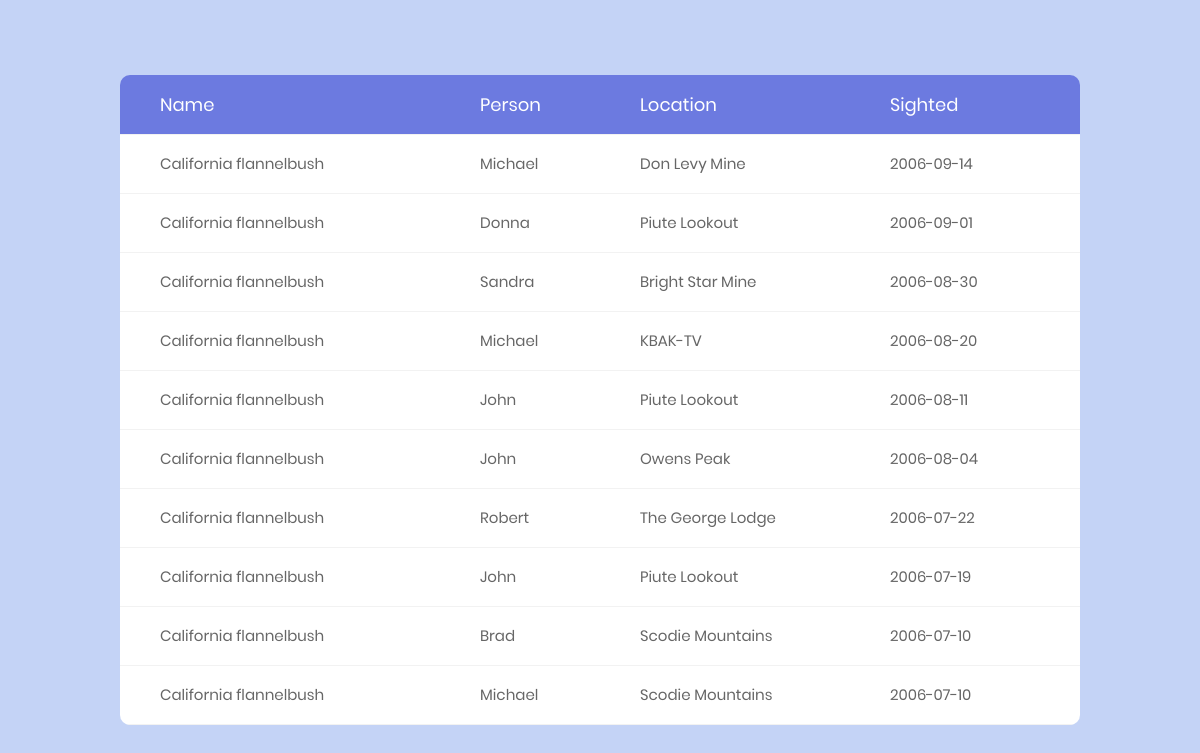
Before: /sightings/California flannelbush with the older database file.
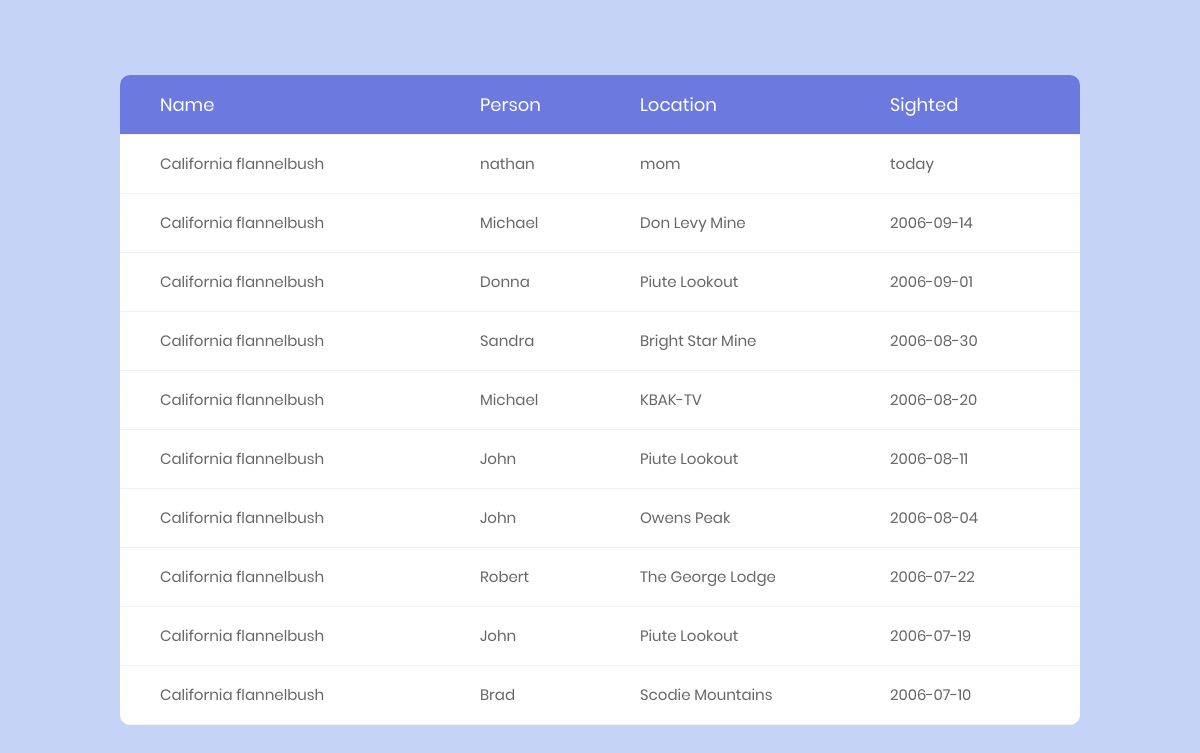
After: the same page with the newer database file.
### tables this page shows
CREATE TABLE SIGHTINGS 
(NAME VARCHAR(30) , PERSON VARCHAR(30), 
 LOCATION VARCHAR(30) , SIGHTED DATE, 
 CONSTRAINT sightings_pk PRIMARY KEY 
 (NAME, PERSON, LOCATION, SIGHTED),
CONSTRAINT fk1_sightings
  FOREIGN KEY (NAME)
          REFERENCES FLOWERS(COMNAME),
CONSTRAINT fk2_sightings
  FOREIGN KEY (LOCATION)
          REFERENCES FEATURES(LOCATION)
);

### flowerweb.py (the view)
@app.route("/sightings/<string:comname>")
def sightings(comname):
    cur = get_db().cursor()
    select = "SELECT * FROM sightings WHERE sightings.name = '{}' ORDER BY sighted DESC LIMIT 10;".format(comname)
    d = cur.execute(select)
    return render_template("sightings.html", data=d)

### flowerweb.py (called while the page is built)
def get_db():
    db = getattr(g, '_database', None)
    if db is None:
        db = g._database = sqlite3.connect(DATABASE)
    return db

@app.teardown_appcontext
def close_connection(exception):
    db = getattr(g, '_database', None)
    if db is not None:
        db.close()

### templates/sightings.html (shortened to what this page needs)
<!DOCTYPE html>
<html lang="en">
<head>
    <link rel="stylesheet" type="text/css" href="{{ url_for('static', filename='sightings/vendor/bootstrap/css/bootstrap.min.css') }}">
    <link rel="stylesheet" type="text/css" href="{{ url_for('static', filename='sightings/fonts/font-awesome-4.7.0/css/font-awesome.min.css') }}">
    <link rel="stylesheet" type="text/css" href="{{ url_for('static', filename='sightings/vendor/animate/animate.css') }}">
    <link rel="stylesheet" type="text/css" href="{{ url_for('static', filename='sightings/vendor/select2/select2.min.css') }}">
    <link rel="stylesheet" type="text/css" href="{{ url_for('static', filename='sightings/vendor/perfect-scrollbar/perfect-scrollbar.css') }}">
    <link rel="stylesheet" type="text/css" href="{{ url_for('static', filename='sightings/css/util.css') }}">
    <link rel="stylesheet" type="text/css" href="{{ url_for('static', filename='sightings/css/main.css') }}">
</head>
<body>
	<div class="limiter">
		<div class="container-table100">
			<div class="wrap-table100">
					<div class="table">
						<div class="row header">
							<div class="cell">
                                Name
                            </div>
							<div class="cell">
								Person
							</div>
							<div class="cell">
								Location
							</div>
                        	<div class="cell">
								Sighted
							</div>
						</div>
                        {% for row in data %}
						<div class="row">
                            {% for r in row %}
							<div class="cell">
                                {{ r }}
							</div>
                            {% endfor %}
                            </div>
                        {% endfor %}
					</div>
			</div>
		</div>
	</div>
</body>
</html>

Changed rows visible on the page:
no longer on this page (row unchanged): SIGHTINGS: NAME "California flannelbush", PERSON "Michael", LOCATION "Scodie Mountains", SIGHTED "2006-07-10"
now on this page (row edited): SIGHTINGS: NAME "California flannelbush", PERSON "nathan", LOCATION "mom", SIGHTED "today"
